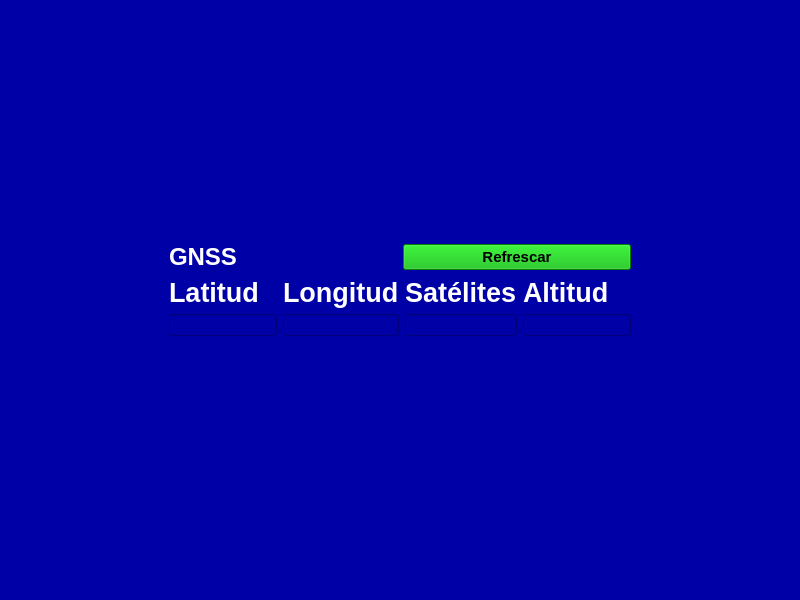
<?xml version="1.0" encoding="UTF-8"?>
<ui version="4.0">
 <class>MainWindow</class>
 <widget class="QMainWindow" name="MainWindow">
  <property name="geometry">
   <rect>
    <x>0</x>
    <y>0</y>
    <width>800</width>
    <height>600</height>
   </rect>
  </property>
  <property name="windowTitle">
   <string>MainWindow</string>
  </property>
  <property name="styleSheet">
   <string notr="true">background-color: rgb(0, 0, 167);</string>
  </property>
  <widget class="QWidget" name="centralwidget">
   <layout class="QGridLayout" name="gridLayout">
    <item row="1" column="0">
     <spacer name="horizontalSpacer">
      <property name="orientation">
       <enum>Qt::Orientation::Horizontal</enum>
      </property>
      <property name="sizeHint" stdset="0">
       <size>
        <width>147</width>
        <height>20</height>
       </size>
      </property>
     </spacer>
    </item>
    <item row="3" column="2">
     <layout class="QHBoxLayout" name="horizontalLayout_2">
      <item>
       <layout class="QVBoxLayout" name="verticalLayout">
        <item>
         <widget class="QLabel" name="label_3">
          <property name="font">
           <font>
            <pointsize>20</pointsize>
            <bold>true</bold>
           </font>
          </property>
          <property name="styleSheet">
           <string notr="true">color: rgb(255, 255, 255);</string>
          </property>
          <property name="text">
           <string>Latitud</string>
          </property>
         </widget>
        </item>
        <item>
         <widget class="QLineEdit" name="latitudeInput"/>
        </item>
       </layout>
      </item>
      <item>
       <layout class="QVBoxLayout" name="verticalLayout_2">
        <item>
         <widget class="QLabel" name="label_4">
          <property name="font">
           <font>
            <pointsize>20</pointsize>
            <bold>true</bold>
           </font>
          </property>
          <property name="styleSheet">
           <string notr="true">color: rgb(255, 255, 255);</string>
          </property>
          <property name="text">
           <string>Longitud</string>
          </property>
         </widget>
        </item>
        <item>
         <widget class="QLineEdit" name="longitudeInput"/>
        </item>
       </layout>
      </item>
      <item>
       <layout class="QVBoxLayout" name="verticalLayout_4">
        <item>
         <widget class="QLabel" name="label_2">
          <property name="font">
           <font>
            <pointsize>20</pointsize>
            <bold>true</bold>
           </font>
          </property>
          <property name="styleSheet">
           <string notr="true">color: rgb(255, 255, 255);</string>
          </property>
          <property name="text">
           <string>Satélites</string>
          </property>
         </widget>
        </item>
        <item>
         <widget class="QLineEdit" name="satellitesInput"/>
        </item>
       </layout>
      </item>
      <item>
       <layout class="QVBoxLayout" name="verticalLayout_3">
        <item>
         <widget class="QLabel" name="label_5">
          <property name="font">
           <font>
            <pointsize>20</pointsize>
            <bold>true</bold>
           </font>
          </property>
          <property name="styleSheet">
           <string notr="true">color: rgb(255, 255, 255);</string>
          </property>
          <property name="text">
           <string>Altitud</string>
          </property>
         </widget>
        </item>
        <item>
         <widget class="QLineEdit" name="altitudeInput"/>
        </item>
       </layout>
      </item>
     </layout>
    </item>
    <item row="1" column="3">
     <spacer name="horizontalSpacer_2">
      <property name="orientation">
       <enum>Qt::Orientation::Horizontal</enum>
      </property>
      <property name="sizeHint" stdset="0">
       <size>
        <width>147</width>
        <height>20</height>
       </size>
      </property>
     </spacer>
    </item>
    <item row="0" column="2">
     <spacer name="verticalSpacer">
      <property name="orientation">
       <enum>Qt::Orientation::Vertical</enum>
      </property>
      <property name="sizeHint" stdset="0">
       <size>
        <width>20</width>
        <height>206</height>
       </size>
      </property>
     </spacer>
    </item>
    <item row="4" column="2">
     <spacer name="verticalSpacer_2">
      <property name="orientation">
       <enum>Qt::Orientation::Vertical</enum>
      </property>
      <property name="sizeHint" stdset="0">
       <size>
        <width>20</width>
        <height>205</height>
       </size>
      </property>
     </spacer>
    </item>
    <item row="1" column="2">
     <layout class="QHBoxLayout" name="horizontalLayout_3">
      <item>
       <widget class="QLabel" name="label">
        <property name="font">
         <font>
          <pointsize>18</pointsize>
          <bold>true</bold>
         </font>
        </property>
        <property name="styleSheet">
         <string notr="true">color: rgb(255, 255, 255);</string>
        </property>
        <property name="text">
         <string>GNSS</string>
        </property>
       </widget>
      </item>
      <item>
       <widget class="QPushButton" name="refreshDataBtn">
        <property name="font">
         <font>
          <pointsize>11</pointsize>
          <bold>true</bold>
         </font>
        </property>
        <property name="styleSheet">
         <string notr="true">background-color: rgb(0, 180, 0);</string>
        </property>
        <property name="text">
         <string>Refrescar</string>
        </property>
       </widget>
      </item>
     </layout>
    </item>
   </layout>
  </widget>
  <widget class="QMenuBar" name="menubar">
   <property name="geometry">
    <rect>
     <x>0</x>
     <y>0</y>
     <width>800</width>
     <height>21</height>
    </rect>
   </property>
  </widget>
  <widget class="QStatusBar" name="statusbar"/>
 </widget>
 <resources/>
 <connections/>
</ui>
